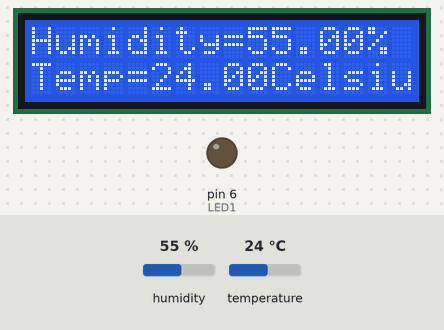
This sketch was run on a simulated Arduino Uno, built with avr-gcc and run on an emulated ATmega328P. On the bench: 16×2 character LCD, output pins drawn as LEDs (lit = HIGH). The test bench sets the inputs (shaded band); at power-on: humidity 55 %, temperature 24 °C.

Above: at 1.2 s.
1.3 s: humidity set to 21 %
At 2.5 s:
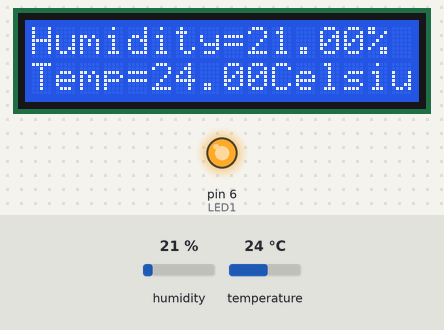
7.3 s: humidity set to 18 %
At 9.5 s:
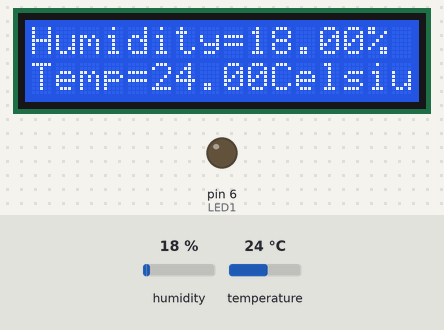
13.3 s: temperature set to 12 °C
At 15.2 s:
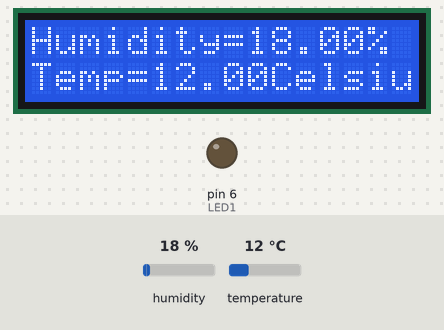
17.8 s: temperature set to 19 °C
At 19.5 s:
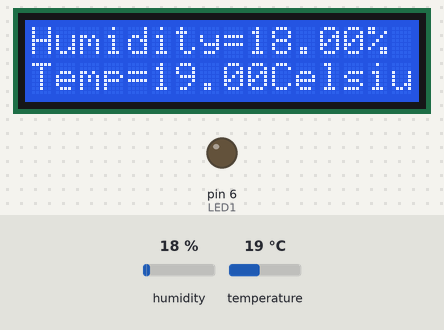
Timing chart, 0 to 21.0 s (numbered marks = the images above; inputs shaded):
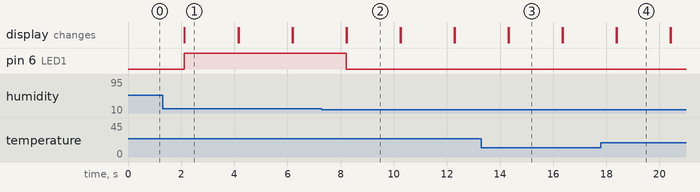

The sketch:

sketch_jun12a.ino
```cpp
#include <DHT.h>
#include <DHT_U.h>
#include<LiquidCrystal.h>
const int LED1 = 6;


DHT dht(9,DHT11);
LiquidCrystal lcd(12, 11, 5, 4, 3, 2);

void setup() {
  // put your setup code here, to run once:
//Serial.begin(9600);
lcd.begin(16, 2);
dht.begin();
Serial.begin(9600);
pinMode(LED1 , OUTPUT);


}

void loop() {
  // put your main code here, to run repeatedly:
lcd.clear();
lcd.setCursor(0,0);// set the cursor on the first row and column
   lcd.print("Humidity=");
   lcd.print((float)dht.readHumidity());//print the humidity
   lcd.print("%");
   lcd.setCursor(0,1);//set the cursor on the second row and first column
   lcd.print("Temp=");
   lcd.print((float)dht.readTemperature());//print the temperature
   lcd.print("Celsius");
   delay(2000);
   lcd.clear();
   if ( dht.readHumidity() >= 20 )
  {
    digitalWrite(LED1, HIGH);
  }
  else
  {
    digitalWrite(LED1, LOW);
  }


}
```

Measured:
- the behaviour switches between 20 and 19 % on humidity (found by bisection; images 1 and 2)
- after the input at 1.3 s, the display: first differs from a run without the input after 0.83 s (image 1)
- after the input at 7.3 s, pin 6 (LED1): HIGH → LOW after 0.92 s; the display: first differs from a run without the input after 0.93 s (image 2)
- after the input at 13.3 s, the display: first differs from a run without the input after 1.0 s (image 3)
- after the input at 17.8 s, the display: first differs from a run without the input after 0.59 s (image 4)
- what the display in image 1 shows lasts 2.1 s, from 2.1 s to 4.2 s
